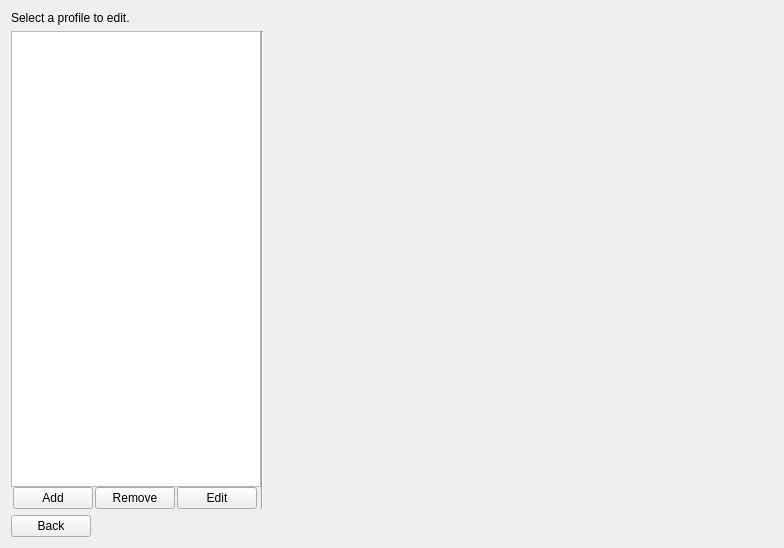
<?xml version="1.0" encoding="UTF-8"?>
<ui version="4.0">
 <class>TransducerEditorWidget</class>
 <widget class="QWidget" name="TransducerEditorWidget">
  <property name="geometry">
   <rect>
    <x>0</x>
    <y>0</y>
    <width>784</width>
    <height>548</height>
   </rect>
  </property>
  <property name="windowTitle">
   <string>Form</string>
  </property>
  <layout class="QVBoxLayout" name="verticalLayout">
   <item>
    <widget class="QLabel" name="label">
     <property name="text">
      <string>Select a profile to edit.</string>
     </property>
    </widget>
   </item>
   <item>
    <layout class="QHBoxLayout" name="horizontalLayout_2">
     <property name="spacing">
      <number>0</number>
     </property>
     <property name="topMargin">
      <number>0</number>
     </property>
     <item>
      <layout class="QVBoxLayout" name="verticalLayout_2">
       <item>
        <widget class="QListWidget" name="listWidgetProfiles">
         <property name="sizePolicy">
          <sizepolicy hsizetype="Expanding" vsizetype="Expanding">
           <horstretch>0</horstretch>
           <verstretch>0</verstretch>
          </sizepolicy>
         </property>
         <property name="maximumSize">
          <size>
           <width>250</width>
           <height>16777215</height>
          </size>
         </property>
        </widget>
       </item>
       <item>
        <layout class="QHBoxLayout" name="horizontalLayout_4">
         <property name="topMargin">
          <number>0</number>
         </property>
         <item>
          <widget class="QPushButton" name="pushButtonAdd">
           <property name="maximumSize">
            <size>
             <width>80</width>
             <height>16777215</height>
            </size>
           </property>
           <property name="text">
            <string>Add</string>
           </property>
          </widget>
         </item>
         <item>
          <widget class="QPushButton" name="pushButtonRemove">
           <property name="maximumSize">
            <size>
             <width>80</width>
             <height>16777215</height>
            </size>
           </property>
           <property name="text">
            <string>Remove</string>
           </property>
          </widget>
         </item>
         <item>
          <widget class="QPushButton" name="pushButtonEdit">
           <property name="maximumSize">
            <size>
             <width>80</width>
             <height>16777215</height>
            </size>
           </property>
           <property name="text">
            <string>Edit</string>
           </property>
          </widget>
         </item>
        </layout>
       </item>
      </layout>
     </item>
     <item>
      <widget class="Line" name="line">
       <property name="orientation">
        <enum>Qt::Vertical</enum>
       </property>
      </widget>
     </item>
     <item>
      <widget class="CollectionEditor" name="widgetProfileEditor" native="true">
       <property name="sizePolicy">
        <sizepolicy hsizetype="Expanding" vsizetype="Preferred">
         <horstretch>0</horstretch>
         <verstretch>0</verstretch>
        </sizepolicy>
       </property>
      </widget>
     </item>
    </layout>
   </item>
   <item>
    <layout class="QHBoxLayout" name="horizontalLayout">
     <item>
      <widget class="QPushButton" name="pushButtonBack">
       <property name="text">
        <string>Back</string>
       </property>
      </widget>
     </item>
     <item>
      <spacer name="horizontalSpacer">
       <property name="orientation">
        <enum>Qt::Horizontal</enum>
       </property>
       <property name="sizeHint" stdset="0">
        <size>
         <width>40</width>
         <height>20</height>
        </size>
       </property>
      </spacer>
     </item>
    </layout>
   </item>
  </layout>
 </widget>
 <customwidgets>
  <customwidget>
   <class>CollectionEditor</class>
   <extends>QWidget</extends>
   <header location="global">pyFormGen.collectionEditor</header>
   <container>1</container>
  </customwidget>
 </customwidgets>
 <resources/>
 <connections/>
</ui>
